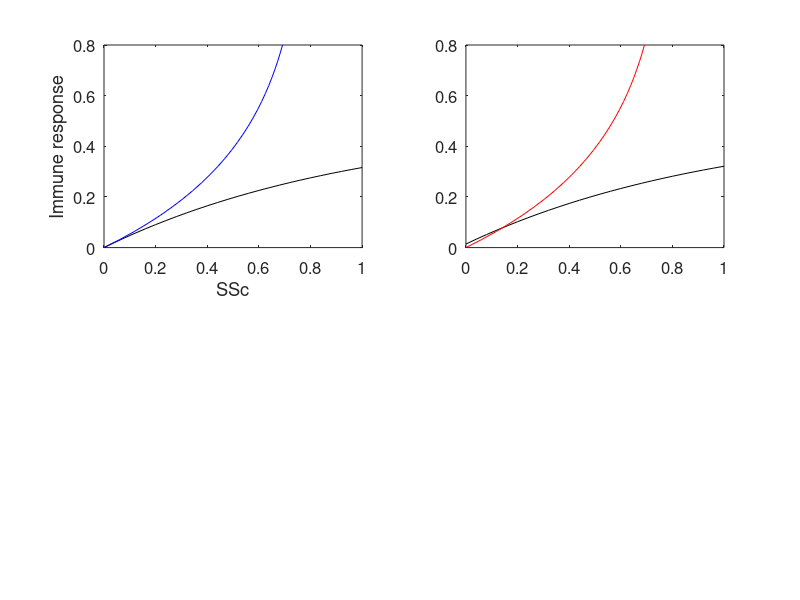

MATLAB code for this plot: (Note: this script raises an error after producing the figure.)
function IMMUNE_Phase(handles)
%----------------------------------------------------------------------------------------------
% 2D and 3D phase space analysis
%----------------------------------------------------------------------------------------------
% Initialize
%----------------------------------------------------------------------------------------------
% global Slim0 Sslope Ilim0 Islope Clim0 Cslope SIClast SScCoeff
% global Imult ICmult Smult
% global S0 I0 C0 
global St Ct It t Ssaved Csaved Isaved tsaved Slast Clast Ilast

set(0,'DefaultTextFontSize',12), set(0,'DefaultAxesFontSize',12)

if nargin
    flag_3D = false;
else
    flag_3D = false; % option for 3D
    handles = [];
end

[ Slim0,Clim0,Ilim0,Sslope,Cslope,Islope,S0,C0,I0,doSave ] = setParam(nargin,handles);

if nargin
    set(handles.C0_txt,     'String',sprintf('C0: %.2f',      C0    ))
    set(handles.Islope_txt, 'String',sprintf('Islope: %.2f',  Islope))
    set(handles.Cslope_txt, 'String',sprintf('Cslope: %.2f',  Cslope))
    set(handles.Sslope_txt, 'String',sprintf('Sslope: %.2f',  Sslope))
end

if doSave, return, end

[ tnew,X ] = ode45( @(t,X) fd3(t,X, Slim0,Clim0,Ilim0,Sslope,Cslope,Islope), ...
    [0 100], [S0;C0;I0] ); % solve ODE

Jt = find( max(abs(X')) < 1.2 );                 % only keep values less than 1.2

if isempty(tsaved)
    tlast = 0;
else
    tlast = tsaved(end);
end
t  = [tsaved;tnew(Jt)+tlast];                    % truncate
St = [Ssaved;X(Jt,1)]; Ct = [Csaved;X(Jt,2)]; It = [Isaved;X(Jt,3)];
Slast = X(1,1);        Clast = X(1,2);        Ilast = X(1,3);

plotResults( Slim0,Clim0,Ilim0,Sslope,Cslope,Islope,nargin,handles )

if flag_3D
    plotResults3D(nargin)
end


function plotResults3D(Nargin)
%----------------------------------------------------------------------------------------------
% Plot animated series of points in 3D
%----------------------------------------------------------------------------------------------
global St Ct It t

os = [1 1];

drawnow % finish drawing old figures before animation
if Nargin, fprintf('\n***** Paused for 3D plot *****\n'), pause, end

fig = figure(250); fig.Name = '3D fields';
% quiver3(SS,CS,IS,SIx,CIy,CSIz), axis tight
% plot3(St,Ct,It,'ro')

for j=1:2:round(length(St)*0.7)
%   plot3(St,Ct,It,'ro')
    plot3(St(1:j),Ct(1:j),It(1:j),'ko') % redraw plot
    hold on
    plot3(St(j),Ct(j),It(j),'ko')
    axis([0 1 0 1 0 0.5])
    xlabel('SSc'), ylabel('\color{red}C'), zlabel('I')
    plot3([0 St(j)],Ct(j)*os,It(j)*os,'k-')
    plot3(St(j)*os,[0 Ct(j)],It(j)*os,'r-')
    plot3(St(j)*os,Ct(j)*os,[0 It(j)],'g-'), grid on
    ax = gca; ax.YColor = 'red';
    pause(0.025)
    hold off
end


function plotResults( Slim0,Clim0,Ilim0,Sslope,Cslope,Islope,Nargin,handles )
%----------------------------------------------------------------------------------------------
% 2D plotting: I, C, SSc
%----------------------------------------------------------------------------------------------
global St Ct It t

n   = 26;                                   % number of points in each coordinate

Imax = 0.8;                                 % limit for I-axis
Is  = linspace(0,Imax,n);                   % 1D coordinates
Ss  = linspace(0,1,n);
Cs  = linspace(0,1,n);
[ SS    ] = meshgrid( Ss,Is );              % 2D coordinates
[ CS,IS ] = meshgrid( Cs,Is );
SIx = fSIx( SS, IS, Slim0, Sslope );                       % 2D vector fields
CIx = fCIx( CS, IS, Clim0, Cslope );
SICend= fSIy( SS, Ct(end), IS, Ilim0, Islope );
SISend= fSIy( St(end), CS, IS, Ilim0, Islope );
[ ~,Sx ] = fSIx( 0,  Is, Slim0, Sslope );                  % boundaries
[ ~,Cx ] = fCIx( 0,  Is, Slim0, Sslope );
[ ~,IyCend] = fSIy( Ss, Ct(end), 0, Ilim0, Islope  );
[ ~,IySend] = fSIy( St(end), Cs, 0, Ilim0, Islope  );

if ~Nargin, figure(110), clf, set(gcf,'Name','basic 2D fields','color','white'), end

if Nargin, axes(handles.axes1), else, subplot(2,2,1), end
hold off, p1a = plot(Ss,IyCend,'k-',Sx,Is,'b-'); hold on
axis tight, xlabel('SSc'), ylabel('Immune response'), axis([0 1 0 Imax])

if Nargin, axes(handles.axes2), else, subplot(2,2,2), end
hold off, p2a = plot(Cs,IySend,'k-',Cx,Is,'r-'); hold on
ax = gca; ax.XDir = 'reverse';
axis tight, xlabel('Cancer'), ylabel('Immune response'), axis([0 1 0 Imax])

if Nargin, axes(handles.axes3), else, subplot(2,2,[3 4]), end
cla

js = 1:3:round(length(St)*0.99);

if Nargin, axes(handles.axes1), else, subplot(2,2,1), end
p1b = plot(St(js),It(js),'g.','MarkerSize',9); plot(St(1),It(1),'g^','MarkerSize',9)
p1c = quiver(SS,IS,SIx,SICend);
legend([p1a;p1b;p1c],'I equilibrium','SSc equilibrium','disease trajectory','flow field',...
    'Location','NW')

if Nargin, axes(handles.axes2), else, subplot(2,2,2), end
p2b = plot(Ct(js),It(js),'g.','MarkerSize',9); plot(Ct(1),It(1),'g^','MarkerSize',9)
p2c = quiver(CS,IS,CIx*8,SISend);
legend([p2a;p2b;p2c],'I equilibrium','C equilibrium','disease trajectory','flow field')

if Nargin, axes(handles.axes3), else, subplot(2,2,[3 4]), end
plot(t(js),St(js),'b-',t(js),Ct(js),'r-',t(js),It(js),'k-','LineWidth',1)
ylabel('SSc, Cancer, Immune response'), xlabel('time'), hold on
axis([0 max(t) 0 0.8]), legend('Scleroderma','Cancer','Immune response')

%----------------------------------------------------------------------------------------------
% 3D plotting
%----------------------------------------------------------------------------------------------
[ SS,CS,IS ] = meshgrid( Ss,Cs,Is );        % coordinate change: SS wrt 2, CS wrt 1, IS wrt 3
SIx  = fSIx( SS, IS, Slim0, Sslope );                      % 3D vector fields
CIy  = fCIx( CS, IS, Clim0, Cslope );
CSIz = fSIy( SS, CS, IS, Ilim0, Islope );                  % simple sum of S and C used to determine change in I
[ ~,SIs ] = fSIx( 0, IS, Slim0, Sslope );
[ ~,CIs ] = fCIx( 0, IS, Clim0, Cslope );
[ ~,cSIs] = fSIy( SIs, CS,  0, Ilim0, Islope );
[ ~,CsIs] = fSIy( SS,  CIs, 0, Ilim0, Islope );
[ ~,CSIs] = fSIy( SS,  CS,  0, Ilim0, Islope );
Js = IS>cSIs;
Jc = IS<CsIs;

ss   = [SS(  :,[1 end],1)   SS([1 end],:,1)'];
cs   = [CS(  :,[1 end],1)   CS([1 end],:,1)'];
csis = [CSIs(:,[1 end],1) CSIs([1 end],:,1)'];
os   = ones(size(t));

axs = [0 1 0 1 0 0.8]; axs2 = [0 1 0 1];

if ~Nargin, fig = figure(220); fig.Name = 'overhead'; end

if Nargin, axes(handles.axes5), else, subplot(3,2,1), end
surf(squeeze(SIs(:,1,:)), squeeze(CS(:,1,:)), squeeze(IS(:,1,:)), 'FaceColor', [0.5 1 0.5], ...
    'FaceAlpha', 0.5, 'EdgeAlpha', 0.5 )
% hold on
surf(SS(:,:,1), CS(:,:,1), CSIs(:,:,1), 'FaceColor', [0.5 1 0.5], ...
    'FaceAlpha', 0.5, 'EdgeAlpha', 0.0 ), hold on
plot3(ss, cs, csis, 'k-', 'LineWidth', 0.3)
hold off
axis(axs), xlabel('SSc'), ylabel('C'), zlabel('I')
hold on, plot3(St,Ct,It,'r.',St(1),Ct(1),It(1),'r^'), hold off

if Nargin, axes(handles.axes6), else, subplot(3,2,3), end
surf(squeeze(SS(1,:,:)), squeeze(CIs(1,:,:)), squeeze(IS(1,:,:)), 'FaceColor', [0.5 0.5 1], ...
    'FaceAlpha', 0.5, 'EdgeAlpha', 0.5 )
hold on
surf(SS(:,:,1), CS(:,:,1), CSIs(:,:,1), 'FaceColor', [1 1 1]*0.8, ...
    'FaceAlpha', 0.5, 'EdgeAlpha', 0.0 )
plot3(ss, cs, csis, 'k-', 'LineWidth', 0.3)
hold off
axis(axs), xlabel('SSc'), ylabel('C'), zlabel('I')
hold on, plot3(St,Ct,It,'g.',St(1),Ct(1),It(1),'g^'), hold off

if Nargin, axes(handles.axes4), else, subplot(3,2,6), end
surf(squeeze(SS(1,:,:)), squeeze(CIs(1,:,:)), squeeze(IS(1,:,:)), 'FaceColor', [0.5 0.5 1], ...
    'FaceAlpha', 0.5, 'EdgeAlpha', 0.0 )
hold on
surf(squeeze(SIs(:,1,:)), squeeze(CS(:,1,:)), squeeze(IS(:,1,:)), 'FaceColor', [0.5 1 0.5], ...
    'FaceAlpha', 0.5, 'EdgeAlpha', 0.0 )
surf(SS(:,:,1), CS(:,:,1), CSIs(:,:,1), 'FaceColor', [1 1 1]*1.0, ...
    'FaceAlpha', 1.0, 'EdgeAlpha', 0.0 )
hold off
axis(axs2), xlabel('SSc'), ylabel('C')
hold on, plot3(St,Ct,os,'g.',St(1),Ct(1),os,'g^','MarkerSize',9), hold off, view(2)

if ~Nargin
    subplot(3,2,2)
    surf(squeeze(SIs(:,1,:)), squeeze(CS(:,1,:)), squeeze(IS(:,1,:)), 'FaceColor', [0.5 1 0.5], ...
        'FaceAlpha', 0.5, 'EdgeAlpha', 0.0 )
    hold on
    surf(SS(:,:,1), CS(:,:,1), CSIs(:,:,1), 'FaceColor', [1 1 1]*1.0, ...
        'FaceAlpha', 1.0, 'EdgeAlpha', 0.0 )
    hold off
    axis(axs2), xlabel('SSc'), ylabel('C')
    hold on, plot3(St,Ct,os,'g.',St(1),Ct(1),os,'g^','MarkerSize',9), hold off, view(2)
    
    subplot(3,2,4)
    surf(squeeze(SS(1,:,:)), squeeze(CIs(1,:,:)), squeeze(IS(1,:,:)), 'FaceColor', [0.5 0.5 1], ...
        'FaceAlpha', 0.5, 'EdgeAlpha', 0.0 )
    hold on
    surf(SS(:,:,1), CS(:,:,1), CSIs(:,:,1), 'FaceColor', [1 1 1]*1.0, ...
        'FaceAlpha', 1.0, 'EdgeAlpha', 0.0 )
    hold off
    axis(axs2), xlabel('SSc'), ylabel('C')
    hold on, plot3(St,Ct,os,'g.',St(1),Ct(1),os,'g^','MarkerSize',9), hold off, view(2)
    
    subplot(3,2,5)
    surf(squeeze(SS(1,:,:)), squeeze(CIs(1,:,:)), squeeze(IS(1,:,:)), 'FaceColor', [0.5 0.5 1], ...
        'FaceAlpha', 0.5, 'EdgeAlpha', 0.5 )
    hold on
    surf(squeeze(SIs(:,1,:)), squeeze(CS(:,1,:)), squeeze(IS(:,1,:)), 'FaceColor', [0.5 1 0.5], ...
        'FaceAlpha', 0.5, 'EdgeAlpha', 0.5 )
    surf(SS(:,:,1), CS(:,:,1), CSIs(:,:,1), 'FaceColor', [1 1 1]*0.8, ...
        'FaceAlpha', 0.5, 'EdgeAlpha', 0.0 )
    plot3(ss, cs, csis, 'k-', 'LineWidth', 0.3)
    hold off
    axis(axs), xlabel('SSc'), ylabel('C'), zlabel('I')
    hold on, plot3(St,Ct,It,'g.',St(1),Ct(1),It(1),'g^'), hold off
end


function dX = fd3( t, X, Slim0, Clim0, Ilim0, Sslope, Cslope, Islope )
%----------------------------------------------------------------------------------------------
% 3D vector field
%----------------------------------------------------------------------------------------------
% Basic shape of equilibrium curve for x-direction vectors (boundary between -> and <- vectors)
%
%    ^  |       Slim0 is the upper bound in S
%    |  |       
%  I | /        Sslope is the initial slope
%    |/
%    -------->
%           S
%----------------------------------------------------------------------------------------------
% Basic shape of equilibrium curve for y-direction vectors (boundary between ^ and v vectors)
%
%    ^  _____   Ilim0 is the upper bound in I
%  I | /        Islope is the initial slope
%    |/
%    -------->
%           S
%----------------------------------------------------------------------------------------------
Sx = X(1); Cy = X(2); Iz = X(3);              % vector components

dX    = 0*X;                                  % initialize
dX(1) = fSIx( Sx,     Iz, Slim0, Sslope );                   % S-component
dX(2) = fCIx( Cy,     Iz, Clim0, Cslope );                   % C-component
dX(3) = fSIy( Sx, Cy, Iz, Ilim0, Islope );                   % I-component

return


function [ SIx,Sx ] = fSIx( S, I, Slim0, Sslope )
%----------------------------------------------------------------------------------------------
% Vector field in the S (horizontal) direction
%----------------------------------------------------------------------------------------------
% Slims = a*(1 - exp(-b*I)), initial slope = a*b = Sslope*SScCoeff*Smult
% dS/dx = Slims - S
%
%       Slim0
%    ^-> | <-
%    |  /       
%  I | /        
%    |/
%    -------->
%           S
%----------------------------------------------------------------------------------------------
% Slims  = @(y) Slim0*(1-exp(-1/Sslope/Slim0*SScCoeff*y))*Smult;
Slims  = @(y) Slim0*(1-exp(-1/Sslope/Slim0*y));
Sx     = Slims(I);                           % equilibrum curve in S,I space
SIx    = Sx - S;                             % difference from Sequil and S: Sx - S
return


function [ CIx,Cx ] = fCIx( C, I, Clim0, Cslope )
%----------------------------------------------------------------------------------------------
% Vector field in the C (horizontal) direction
%
%   ^            ^  <- / -> |
%   |  ____    I |    /     |
%   | /          | __/y0    |
%   |/           |/         |
%   ------->     ------------->
%                0      C   1
%----------------------------------------------------------------------------------------------
% Clims = y0 + (I/0.8 - y0^3)^(1/3)
% 
%----------------------------------------------------------------------------------------------
% i = (c-1/2)^3 + b,  b = (1/2)^3
% (i-b)^1/3 = c - 1/2
% c = (i-b)^1/3 + 1/2
%   = (i-(1/2)^3)^1/3 + 1/2
%----------------------------------------------------------------------------------------------
% I3     = (10/ICmult)*I.^4 + I*0.0;           % change from 10 to 100
% y0     = 0.6;
% Clims  = @(y) (abs(y-y0^3).^(1/3).*sign(y-y0^3) + y0);
% Cx     = Clims(I3);                          % equilibrium curve in C,I space
% Cx     = Clims(I/0.8)*ICmult;
Clims  = @(y) Clim0*(1-exp(-1/Cslope/Clim0*y));
Cx     = Clims(I);
CIx    = C .* (C - Cx);                        % make it zero on vertical axis
% CIx  = C .* (C - Cx).*(1 - C);               % make it zero on vertical axes

return


function [ SIy,Iy ] = fSIy( S, C, I, Ilim0, Islope )
%----------------------------------------------------------------------------------------------
% Vector field in the I (vertical) direction
%----------------------------------------------------------------------------------------------
% Ilims = a*(1-exp(-b*(S+C)))
%----------------------------------------------------------------------------------------------
% Ilims  = @(x) Ilim0*(1-exp(-Islope/Ilim0*x))*Imult;
Ilims  = @(x) Ilim0*(1-exp(-Islope/Ilim0*x));
SC     = (S+C)/1;
Iy     = Ilims(SC);                          % equilibrium curve in S+C,I space
SIy    = Iy - I;                             % here both S and C have additive effect on I

return


function [ Slim0,Clim0,Ilim0,Sslope,Cslope,Islope,S0,C0,I0,doSave ] = setParam( Nargin,handles )
%----------------------------------------------------------------------------------------------
% Set parameters
%----------------------------------------------------------------------------------------------
% doReset -> set Ssaved = [] and return
% doSave  -> save current S into Ssaved, save last point and return
% else    -> run and append to Ssaved
%----------------------------------------------------------------------------------------------
global St Ct It t Ssaved Csaved Isaved tsaved Slast Clast Ilast
global iRuns

if Nargin
    h = handles.initialValues;
    doSave  = get(handles.save_button, 'Value');
    doReset = get(handles.reset_button,'Value');
    doClear = get(handles.clear_button,'Value');      % Clear also sets Reset
    doInitialValues = h.UserData;                     % user values in initialValues textbox
else
    doSave  = false; doReset = false; doClear = false; doInitialValues = false;
end

if isempty(iRuns),  doInitial = true; else, doInitial = false; end

initial0 = 2;
initialS = 2;                                         % 1-initialParam, 2-sliders, 3-textbox, 4-saved
if ~isempty(tsaved), initial0 = 4; end

if (doInitial || doClear || ~Nargin), initial0 = 1; initialS = 1; end
if (doInitialValues),                 initial0 = 1; initialS = 3; end
if (doReset),                         initial0 = 1;               end

if (doInitial || doClear), iRuns = 0; end

[ Slim0,Sslope,Ilim0,Islope,Clim0,Cslope,S0,I0,C0 ] = initialParam;

if doInitialValues                                   % user values in initialValues textbox
    hValues = str2num(h.String(h.Value,:));
    cValues = num2cell(hValues);
    [ S0,I0,C0 ] = cValues{2:4};        % get saved slopes
    [ Slim0,Ilim0,Clim0 ] = cValues{5:7};            % get saved limits
end
if initial0==2
    C0 = get(handles.C0, 'Value');
elseif initial0==4
    C0 = Csaved(end); I0 = Isaved(end); S0 = Ssaved(end);
end
if initialS==2
    Cslope      = get(handles.Cslope, 'Value');
    Sslope      = get(handles.Sslope, 'Value');
    Islope      = get(handles.Islope, 'Value');
elseif Nargin
    set(handles.Cslope,'Value',Cslope);
    set(handles.Sslope,'Value',Sslope);
    set(handles.Islope,'Value',Islope);
end
%----------------------------------------------------------------------------------------------
% Handle values
%----------------------------------------------------------------------------------------------
% Initial run, Clear, ~Nargin: initialParam          for 0,             '
% Initial parameters:          textbox               for 0,             '
% Other:                       initialParam or saved for 0, sliders for '
% Reset:                       initialParam          for 0, sliders for ', clear saved arrays [return]
% Save:                        save into saved arrays [return]
%----------------------------------------------------------------------------------------------
% Delete (local, deletes one line)
% Read   (local, populate textbox)
%----------------------------------------------------------------------------------------------
if doSave
    iRuns  = iRuns + 1;
    params = [Slast Ilast Clast Slim0 Ilim0 Clim0];
    paramsTxt = sprintf('%2i %.2f %.2f %.2f %.2f %.2f %.2f',iRuns,params);
    if isempty(h.String)
        h.String = paramsTxt;
    else
        set(h,'String',char(h.String,paramsTxt))            % append new row in the character vector
    end
    for i=1:size(h.String,1)
        fprintf('\n''%s'',...',h.String(i,:))
    end

    tsaved = t; Ssaved = St; Csaved = Ct; Isaved = It;
elseif doReset || doInitialValues
    tsaved = []; Ssaved = []; Csaved = []; Isaved = [];
    handles.C0.Value = C0;
end


function [ Slim00,Sslope,Ilim00,Islope,Clim00,Cslope,S0,I0,C0 ] = initialParam
%----------------------------------------------------------------------------------------------
% Initial values for the parameters
%----------------------------------------------------------------------------------------------
Krun     =  1;                      % 1(01), 2(00), 3(11), 4(11), 5(10)

Irun     =  1;                      % index for vector of parameters describing 2D equilibria
I0run    =  1;                      % index for initial value

if Krun==1
    [Irun,I0run] = deal(1,1);      % basic run
elseif Krun==2
    [Irun,I0run] = deal(2,1);
end

Slim0s = [ 0.8 0.8 ];  % set of values for Slim0 (see above) indexed by Irun
Sslopes= [ 0.5 0.5 ];  %                   Sslope

Ilim0s = [ 0.5 0.5 ];   % set of values for Ilim0 (see above) indexed by Irun
Islopes= [ 0.5 0.5 ];   %                   Islope

Clim0s = [ 0.6 0.6 ];   % set of values for Clim0 (see above) indexed by Irun
Cslopes= [ 0.5 0.5 ];   %                   Cslope

S0s    = [ 0.0 0.0 0.0 ];      % initial value for S indexed by I0run
C0s    = [ 0.2 0.3 0.4 ];      %                   C
I0s    = [ 0.0 0.0 0.0 ];      %                   I

SICs   = [ Slim0s;Sslopes;Ilim0s;Islopes;Clim0s;Cslopes ];     % matrix of parameters
SICc   = num2cell(SICs (:,Irun )');                            % make it into a cell

[ Slim00,Sslope,Ilim00,Islope,Clim00,Cslope ] = deal(SICc{:}); % deal the parameters

S0 = S0s(I0run); I0 = I0s(I0run); C0 = C0s(I0run);
